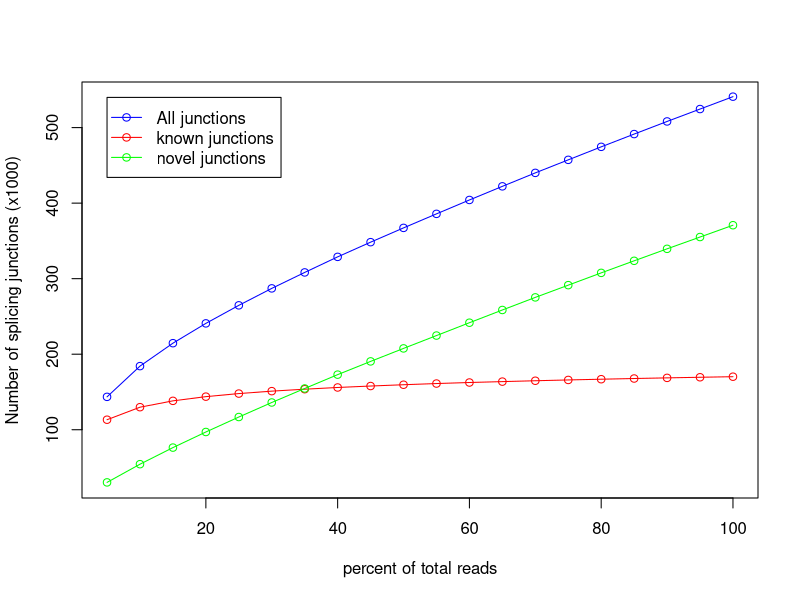

The R source for this figure:
pdf('CF98437.junctionSaturation_plot.pdf')
x=c(5,10,15,20,25,30,35,40,45,50,55,60,65,70,75,80,85,90,95,100)
y=c(113254,129840,138238,143806,147867,151082,153662,155937,157858,159571,161144,162522,163704,164847,165911,166874,167809,168655,169455,170211)
z=c(143523,184220,214585,240811,264696,287147,308273,328876,348336,367246,385825,404209,422248,440075,457338,474562,491466,508173,524595,540989)
w=c(30269,54380,76347,97005,116829,136065,154611,172939,190478,207675,224681,241687,258544,275228,291427,307688,323657,339518,355140,370778)
m=max(170,540,370)
n=min(113,143,30)
plot(x,z/1000,xlab='percent of total reads',ylab='Number of splicing junctions (x1000)',type='o',col='blue',ylim=c(n,m))
points(x,y/1000,type='o',col='red')
points(x,w/1000,type='o',col='green')
legend(5,540, legend=c("All junctions","known junctions", "novel junctions"),col=c("blue","red","green"),lwd=1,pch=1)
dev.off()
